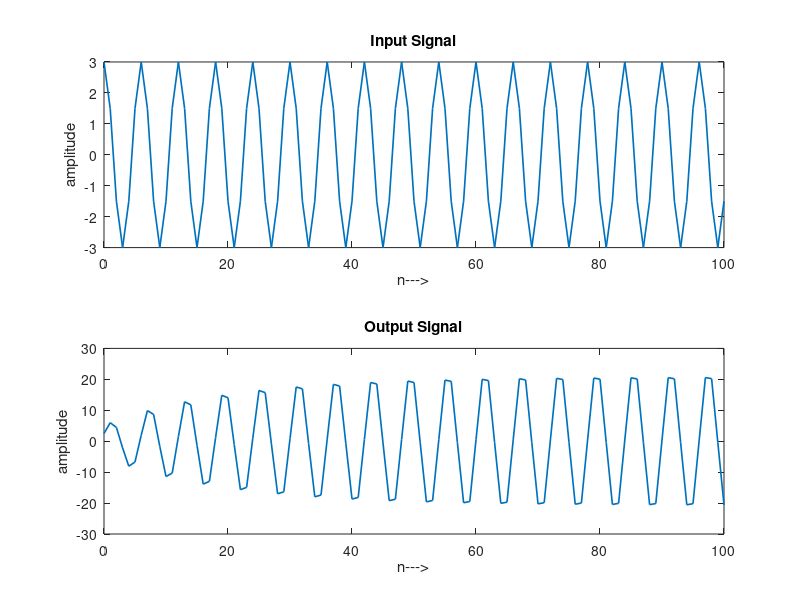

Recreate this plot in MATLAB.
clc; close all; 
a = [1, -0.95, 0.9025];           
b = [1, 1, 1]/3;                  
yi = [-2, -3];  
xi = [1, 1];   
ic = filtic(b, a, yi, xi);
n = 0:100;
u = n >= 0;
x = 3 * cos(n * pi / 3) .* u;
y = filter(b, a, x, ic);
subplot(2,1,1); plot(n, x, 'LineWidth',1.2); 
title('Input Signal');
ylabel('amplitude'); xlabel('n--->'); 
subplot(2,1,2); plot(n, y, 'LineWidth', 1.2); 
title('Output Signal');
ylabel('amplitude'); xlabel('n--->');
